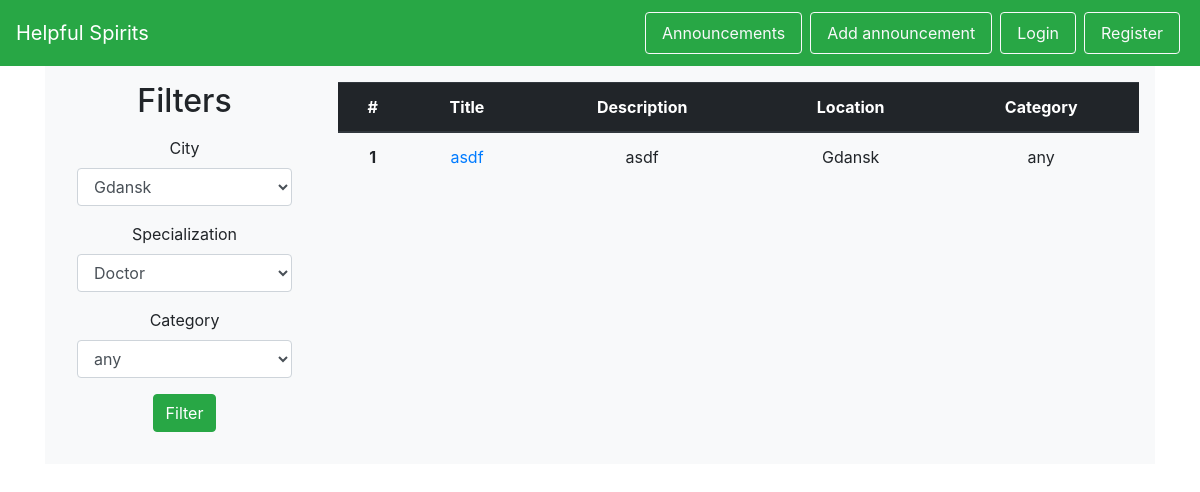
Page /posters on the earlier database version.
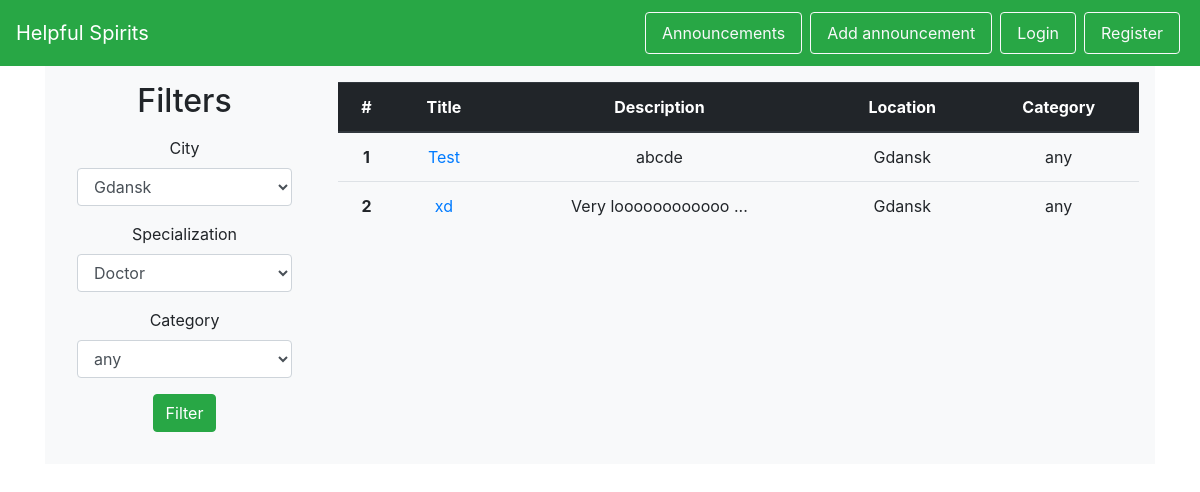
Same page on the later database version.
### helpful_spirits/models.py (models this page shows, shortened)
class Poster(db.Model):
    id = db.Column(db.Integer, primary_key=True)
    add_date = db.Column(db.Date, nullable=False)
    start_date = db.Column(db.Date, nullable=False)
    end_date = db.Column(db.Date)
    is_active = db.Column(db.Boolean, nullable=False)
    title = db.Column(db.String(100), nullable=False)
    description = db.Column(db.String(1000), nullable=False)
    location_id = db.Column(db.Integer, db.ForeignKey('location.id'), nullable=False)
    victim_id = db.Column(db.Integer, db.ForeignKey('victim.id'), nullable=False)
    category_id = db.Column(db.Integer, db.ForeignKey('category.id'), nullable=False)
    @staticmethod
    def get_all_active():
        return Poster.query.filter_by(is_active=True).filter(Poster.end_date >= date.today()).all()

class City(db.Model):
    id = db.Column(db.Integer, primary_key=True)
    name = db.Column(db.String(50), nullable=False, unique=True)
    volunteers = db.relationship('Volunteer', backref='city')
    locations = db.relationship('Location', backref='city')

class Category(db.Model):
    id = db.Column(db.Integer, primary_key=True)
    name = db.Column(db.String(50), nullable=False)
    danger_level = db.Column(db.Integer, nullable=False)
    posters = db.relationship('Poster', backref='category')

### helpful_spirits/views.py (the view)
@app.route('/posters', methods=['GET', 'POST'])
def posters():
    form = FilterSearch()
    if form.validate_on_submit():
        specific_posters = Poster.get_specific(category=form.category_name.data, city=form.city.data,
                                               specialization=None)
        iterator_ = zip(specific_posters, range(len(specific_posters)))
        return render_template('posters.html', posters=iterator_, form=form)
    else:
        all_active_posters = Poster.get_all_active()
        iterator_ = zip(all_active_posters, range(len(all_active_posters)))
        return render_template('posters.html', posters=iterator_, form=form)

### helpful_spirits/forms.py
class FilterSearch(Form):
    city_choices = [(city.name, city.name) for city in City.get_all()]
    category_choices = [(category.name, category.name) for category in Category.get_all()]
    specialisation_choices = [(specialisation.name, specialisation.name) for specialisation in Specialisation.get_all()]
    city = SelectField('City', choices=city_choices, validators=[DataRequired()])
    specialisation = SelectField('Specialization', choices=specialisation_choices)
    category_name = SelectField('Category', choices=category_choices, validators=[DataRequired()])

### helpful_spirits/templates/posters.html (shortened to what this page needs)
{% extends 'base.html' %}
{% from "includes/_forms.html" import render_field %}
{% block body %}
<div id="wrapper-divPC" style="background-color: #f8f9fa;">
    <div class="row py-3 px-3">
        <div class="col-md-3 col-xs-12 text-center">
            <h2>Filters</h2>
            <p>
                <form id="register-form" method="POST" action="/posters">
                    <div class="form-group mx-3">
                        {{ render_field(form.city, class_="form-control") }}
                    </div>
                    <div class="form-group mx-3">
                        {{ render_field(form.specialisation, class_="form-control") }}
                    </div>
                    <div class="form-group mx-3">
                        {{ render_field(form.category_name, class_="form-control") }}
                    </div>
                    <p><input type="submit" class="btn btn-success mx-3" value="Filter"></p>
                </form>
            </p>
        </div>
        <div class="col-md-9 col-xs-12">
            <div id="posters">
                <table class="table text-center">
                    <thead class="thead-dark">
                        <tr>
                            <th scope="col">#</th>
                            <th scope="col">Title</th>
                            <th scope="col">Description</th>
                            <th scope="col">Location</th>
                            <th scope="col">Category</th>
                        </tr>
                    </thead>
                    <tbody>
                        {% for poster, index in posters %}
                        <tr>
                            <th scope="row">{{ index + 1 }}</th>
                            <td><a href="/posters/{{ poster.id }}"> {{ poster.title }}</a></td>
                            <td>{{ poster.description[0:18] }}{% if poster.description[18]!=nil %}
                                ...{% endif %}</td>
                            <td>{{ poster.location.city.name }}</td>
                            <td>{{ poster.category.name }}</td>
                        </tr>
                        {% endfor %}
                    </tbody>
                </table>
            </div>
        </div>
    </div>
    </div>
</div>
{% endblock %}

### helpful_spirits/templates/base.html (shortened to what this page needs)
<!DOCTYPE html>
<html lang="en">
<head>
    <link rel="stylesheet" href="https://stackpath.bootstrapcdn.com/bootstrap/4.1.3/css/bootstrap.min.css">
</head>
<body>
    {% include 'includes/_navbar.html' %}
    <div class="container">
    {% block body %}
    {% endblock %}
</body>
</html>

### helpful_spirits/templates/includes/_forms.html (shortened to what this page needs)
{% macro render_field(field) %}
  {{ field.label }}
  {{ field(**kwargs)|safe }}
{% endmacro %}

### helpful_spirits/templates/includes/_navbar.html (shortened to what this page needs)
<nav class="navbar navbar-dark bg-success sticky-top">
    <a class="navbar-brand" href="/">Helpful Spirits</a>
    <ul class="nav list-inline">
        {% if not current_user.is_authenticated %}
        <li class="nav-item">
            <a class="nav-link btn btn-outline-light mx-1 my-1" href="/posters">Announcements</a>
        </li>
        <li class="nav-item">
            <a class="nav-link btn btn-outline-light mx-1 my-1" href="/login">Add announcement</a>
        </li>
        <li class="nav-item">
            <a class="nav-link btn btn-outline-light mx-1 my-1" href="/login">Login</a>
        </li>
        <li class="nav-item">
            <a class="nav-link btn btn-outline-light mx-1 my-1" href="/register">Register</a>
        </li>
        {% endif %}
    </ul>
</nav>

Differences in the rows shown:
no longer on this page (row edited): Poster: index "1", title "asdf", description "asdf", location.city.name "Gdansk", category.name "any"
added Poster: index "1", title "Test", description "abcde", location.city.name "Gdansk", category.name "any"
added Poster: index "2", title "xd", description "Very loooooooooooo", location.city.name "Gdansk", category.name "any"
